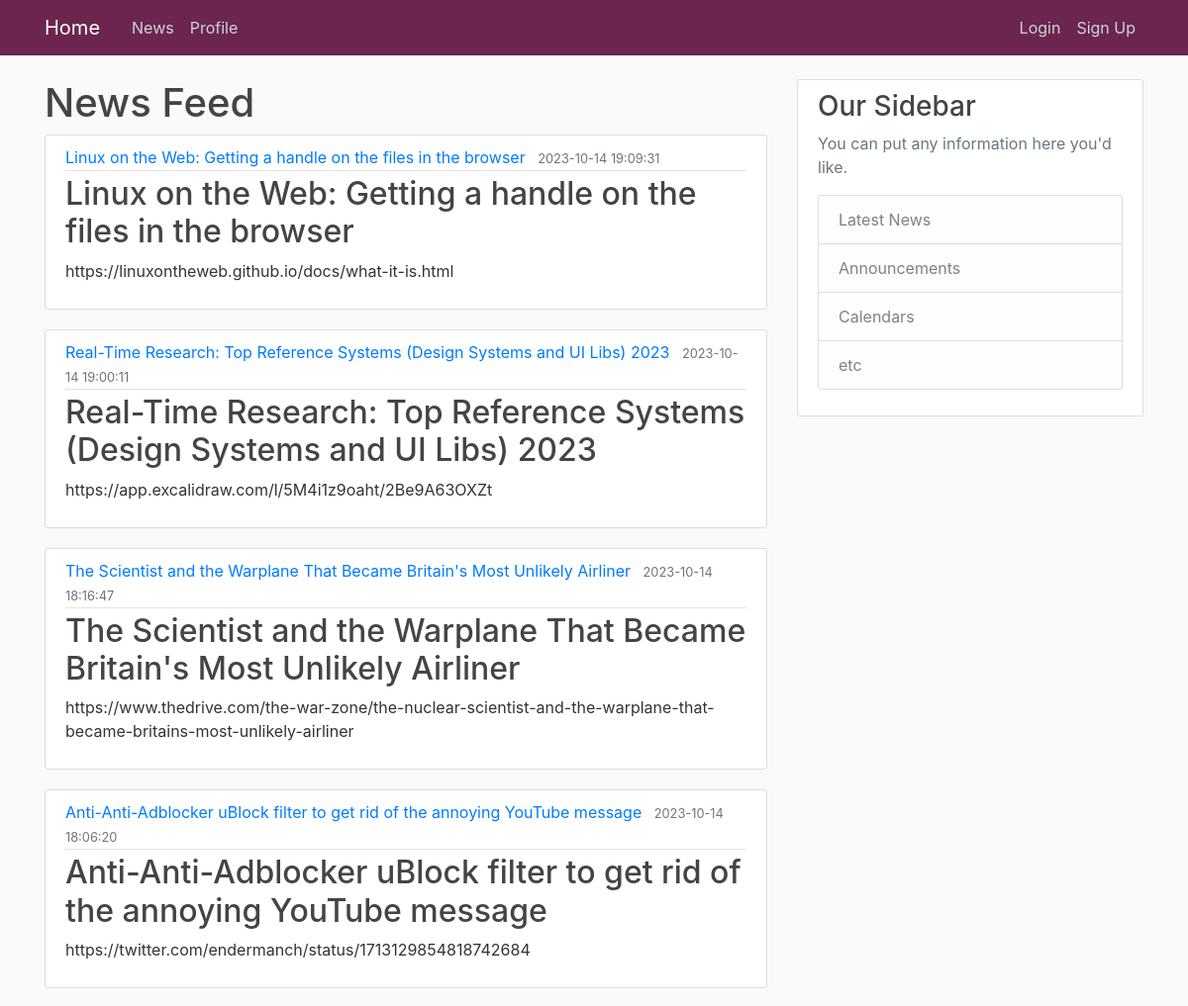
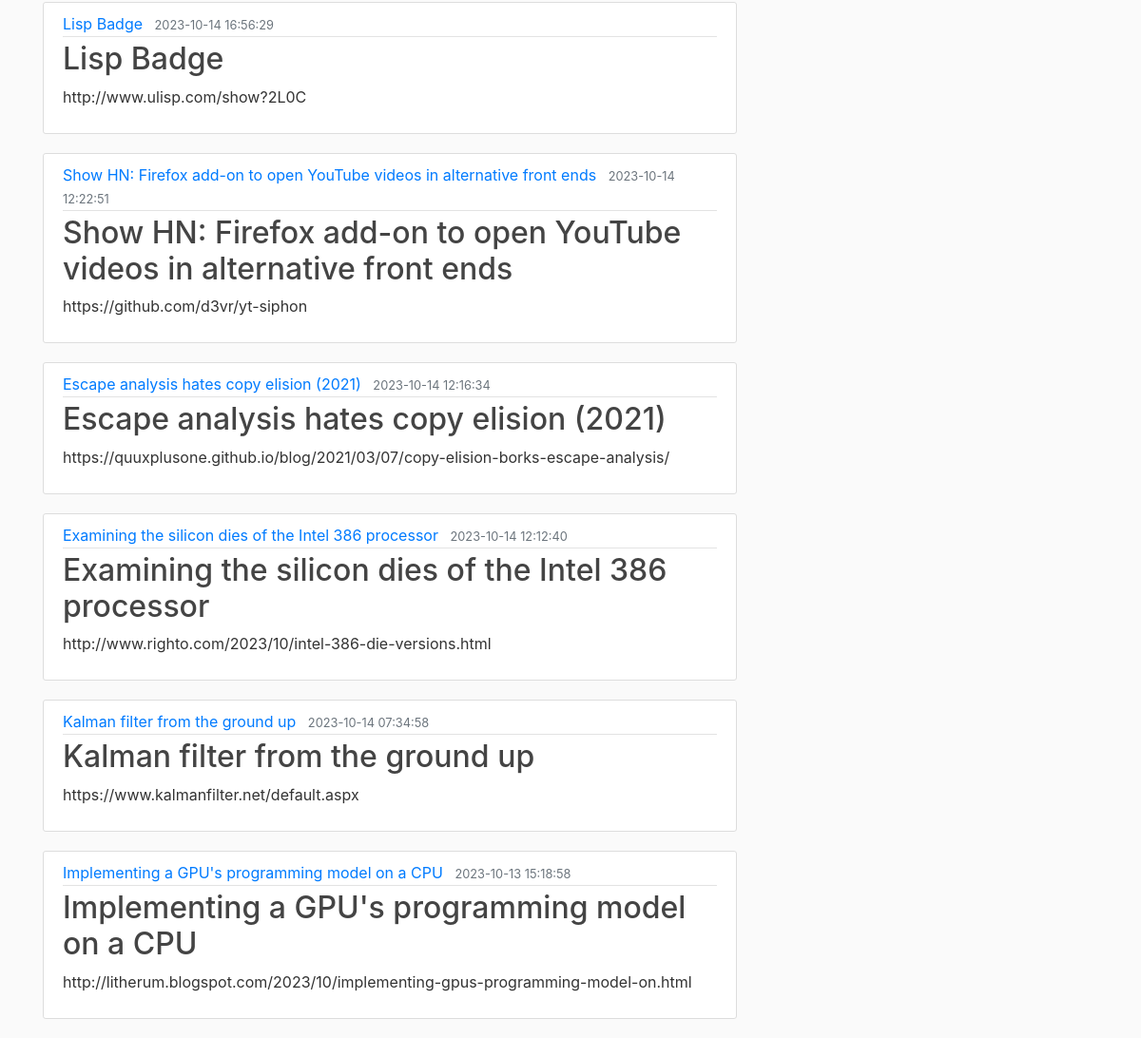
Screenshot of /newsfeed with the database file from the repository (2 pictures, top to bottom).
### app/models.py (models this page shows, shortened)
class Post(db.Model):
    id = db.Column(db.Integer, primary_key=True)
    title = db.Column(db.String(100), nullable=False)
    time = db.Column(db.DateTime, nullable=False, default=datetime.utcnow)
    content = db.Column(db.Text, nullable=False)
    likes = db.Column(db.Integer, default=0)
    dislikes = db.Column(db.Integer, default=0)  # Add a field for dislikes

### app/routes.py (the view)
@app.route('/')
@app.route('/newsfeed')
def newsfeed():
    news_items = (
        Post.query.order_by(Post.time.desc(), Post.likes.desc(), Post.dislikes)
        .paginate(page=1, per_page=10, error_out=False)
        .items
    )
    return render_template('newsfeed.html', news_items=news_items)

### app/templates/newsfeed.html
{% extends "layout.html" %}
{% block content %}
    <h1>News Feed</h1>
    <div class="news-items">
        {% for news_item in news_items %}
        <article class="media content-section">
            <div class="media-body">
              <div class="article-metadata">
                <a class="mr-2" href="#">{{ news_item.title  }}</a>
                <small class="text-muted">{{ news_item.time.strftime('%Y-%m-%d %H:%M:%S') }}</small>
              </div>
              <h2><a class="article-title" href="#">{{ news_item.title }}</a></h2>
              <p class="article-content">{{ news_item.content }}</p>
            </div>
          </article>
        {% endfor %}
    </div>
{% endblock %}

### app/templates/layout.html (shortened to what this page needs)
<!DOCTYPE html>
<html>
<head>
    <link rel="stylesheet" href="https://cdn.jsdelivr.net/npm/bootstrap@4.4.1/dist/css/bootstrap.min.css">
    <link rel="stylesheet" type="text/css" href="{{ url_for('static', filename='main.css') }}">
</head>
<body>
    <header class="site-header">
        <nav class="navbar navbar-expand-md navbar-dark bg-steel fixed-top">
          <div class="container">
            <a class="navbar-brand mr-4" href="/">Home</a>
            <div class="collapse navbar-collapse" id="navbarToggle">
              <div class="navbar-nav mr-auto">
                <a class="nav-item nav-link" href="{{ url_for('newsfeed') }}">News</a>
                <a class="nav-item nav-link" href="{{ url_for('profile') }}">Profile</a>
              </div>
              <div class="navbar-nav">
                <a class="nav-item nav-link" href="{{ url_for('login') }}">Login</a>
                <a class="nav-item nav-link" href="{{ url_for('signup') }}">Sign Up</a>
              </div>
            </div>
          </div>
        </nav>
      </header>
      <main role="main" class="container">
        <div class="row">
          <div class="col-md-8">
            {% block content %}{% endblock %}
          </div>
          <div class="col-md-4">
            <div class="content-section">
              <h3>Our Sidebar</h3>
              <p class='text-muted'>You can put any information here you'd like.
                <ul class="list-group">
                  <li class="list-group-item list-group-item-light">Latest News</li>
                  <li class="list-group-item list-group-item-light">Announcements</li>
                  <li class="list-group-item list-group-item-light">Calendars</li>
                  <li class="list-group-item list-group-item-light">etc</li>
                </ul>
              </p>
            </div>
          </div>
        </div>
      </main>
</body>
</html>

### app/static/main.css (style rules this page uses)
body { background: #fafafa; color: #333333; margin-top: 5rem; }
h1, h2, h3, h4, h5, h6 { color: #444444; }
.bg-steel { background-color: #6c254e; }
.site-header .navbar-nav .nav-link { color: #cbd5db; }
.content-section { background: #ffffff; padding: 10px 20px; border: 1px solid #dddddd; border-radius: 3px; margin-bottom: 20px; }
.article-title { color: #444444; }
.article-content { white-space: pre-line; }
.article-metadata { padding-bottom: 1px; margin-bottom: 4px; border-bottom: 1px solid #e3e3e3 }

### rows the page displays
Post: title "Linux on the Web: Getting a handle on the files in the browser", time "2023-10-14 19:09:31", content "https://linuxontheweb.github.io/docs/what-it-is.html"
Post: title "Real-Time Research: Top Reference Systems (Design Systems and UI Libs) 2023", time "2023-10-14 19:00:11", content "https://app.excalidraw.com/l/5M4i1z9oaht/2Be9A63OXZt"
Post: title "The Scientist and the Warplane That Became Britain's Most Unlikely Airliner", time "2023-10-14 18:16:47", content "https://www.thedrive.com/the-war-zone/the-nuclear-scientist-and-the-warplane-that-became-britains-most-unlikely-airliner"
Post: title "Anti-Anti-Adblocker uBlock filter to get rid of the annoying YouTube message", time "2023-10-14 18:06:20", content "https://twitter.com/endermanch/status/1713129854818742684"
Post: title "Lisp Badge", time "2023-10-14 16:56:29", content "http://www.ulisp.com/show?2L0C"
Post: title "Show HN: Firefox add-on to open YouTube videos in alternative front ends", time "2023-10-14 12:22:51", content "https://github.com/d3vr/yt-siphon"
Post: title "Escape analysis hates copy elision (2021)", time "2023-10-14 12:16:34", content "https://quuxplusone.github.io/blog/2021/03/07/copy-elision-borks-escape-analysis/"
Post: title "Examining the silicon dies of the Intel 386 processor", time "2023-10-14 12:12:40", content "http://www.righto.com/2023/10/intel-386-die-versions.html"
Post: title "Kalman filter from the ground up", time "2023-10-14 07:34:58", content "https://www.kalmanfilter.net/default.aspx"
Post: title "Implementing a GPU's programming model on a CPU", time "2023-10-13 15:18:58", content "http://litherum.blogspot.com/2023/10/implementing-gpus-programming-model-on.html"
